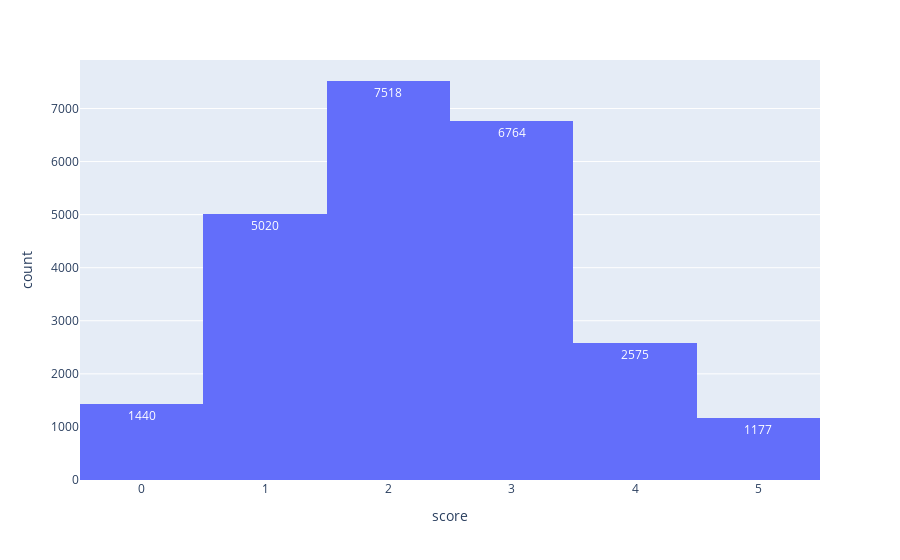

Notebook cell for this chart:
### Code cell
px.histogram(train_df, x="score", text_auto=True)

### Figure 1 — Plotly figure (JSON) as saved in the notebook; plotly's stock layout.template omitted (floating-point values rounded to 4 significant figures; data arrays with more than 128 entries replaced by an {"elided": "..."} marker saying what was removed)
{"data": [{"alignmentgroup": "True", "bingroup": "x", "hovertemplate": "score=%{x}<br>count=%{y}<extra></extra>", "legendgroup": "", "marker": {"color": "#636efa", "pattern": {"shape": ""}}, "name": "", "offsetgroup": "", "orientation": "v", "showlegend": false, "texttemplate": "%{value}", "type": "histogram", "x": {"elided": "24494 int values"}, "xaxis": "x", "yaxis": "y"}], "layout": {"barmode": "relative", "legend": {"tracegroupgap": 0}, "margin": {"t": 60}, "xaxis": {"anchor": "y", "domain": [0, 1], "title": {"text": "score"}}, "yaxis": {"anchor": "x", "domain": [0, 1], "title": {"text": "count"}}}}
